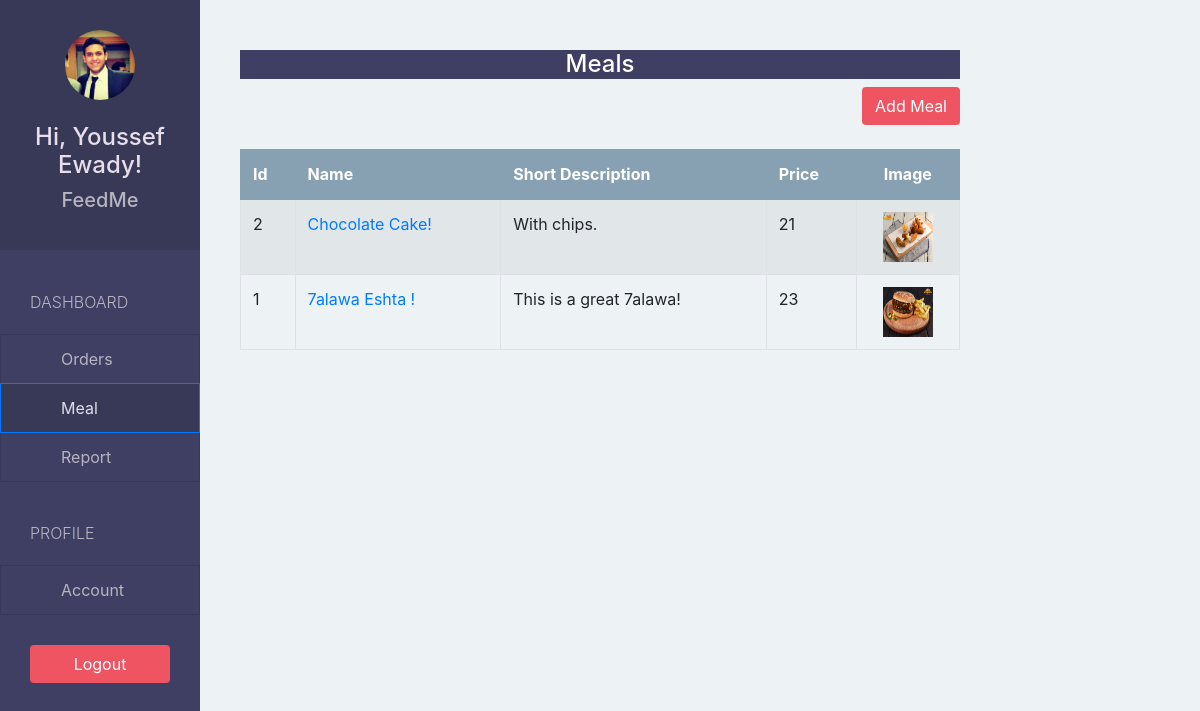
Page /restaurant/meal/ (signed in) on the committed database.
### foodtaskerapp/models.py (models this page shows, shortened)
class Restaurant(models.Model):
    user = models.OneToOneField(User, on_delete=models.CASCADE, related_name='restaurant')
    name = models.CharField(max_length=500)
    phone = models.CharField(max_length=500)
    address = models.CharField(max_length=500)
    logo = models.ImageField(upload_to='restaurant_logo/', blank=False)

class Meal(models.Model):
    restaurant = models.ForeignKey(Restaurant, on_delete=models.CASCADE)
    name = models.CharField(max_length=500)
    short_description = models.CharField(max_length=500)
    image = models.ImageField(upload_to='meal_images/', blank=False)
    price = models.IntegerField(default=0)

### foodtaskerapp/views.py (the view)
# urls.py: url(r'^restaurant/meal/$', views.restaurant_meal, name = 'restaurant-meal'),
@login_required(login_url='/restaurant/sign-in/')
def restaurant_meal(request):
    meals = Meal.objects.filter(restaurant = request.user.restaurant).order_by("-id")
    return render(request, 'restaurant/meal.html', {"meals": meals})

### foodtaskerapp/templates/restaurant/meal.html
{% extends 'restaurant/base.html'%}
{% block page %}
  <div class="panel">
    <div class="panel-heading bg-blue">
      <h4 class="panel-tittle text-center text-white">Meals</h4>
    </div>
      <div class="panel-body">
        <div class="text-right">
          <a href="{% url 'restaurant-add-meal' %}" class="btn btn-pink">Add Meal</a>
          <br/>
          <br/>
        </div>
        <table class="table table-bordered table-hover table-striped">
          <thead>
            <tr class="bg-gray text-white">
              <th>Id</th>
              <th>Name</th>
              <th>Short Description</th>
              <th>Price</th>
              <th class="text-center">Image</th>
            </tr>
          </thead>
          <tbody>
            {% for meal in meals %}
              <tr>
                <td scope="row">{{ meal.id }}</td>
                <td><a href="{% url 'restaurant-edit-meal' meal.id %}">{{ meal.name }}</a></td>
                <td>{{ meal.short_description }}</td>
                <td>{{ meal.price }}</td>
                <td class="text-center"><img class="img-rounded"
                  src="{{ MEDIA_URL }}{{ meal.image }}" width="50" height="50"></td>
              </tr>
            {% endfor %}
          </tbody>
        </table>
      </div>
    </div>
  </div>
{% endblock %}

### foodtaskerapp/templates/restaurant/base.html (shortened to what this page needs)
{% extends 'base.html' %}
{% block sidebar %}
    {% url 'restaurant-order' as restaurant_order_url %}
    {% url 'restaurant-meal' as restaurant_meal_url %}
    {% url 'restaurant-report' as restaurant_report_url %}
    {% url 'restaurant-account' as restaurant_account_url %}
    <div class="text-center">
      <img class="rounded-circle" src="{{ MEDIA_URL }}{{ request.user.restaurant.logo }}"
          width="70" height="70"/>
      <br/>
      <br/>
      <h4>Hi, {{ request.user.get_full_name }}</h4>
      <h5>{{ request.user.restaurant.name }}</h5>
    </div>
    <div class="list-group">
      <span class="text-uppercase">Dashboard</span>
      <a href="{% url 'restaurant-order' %}"
          class="list-group-item  {% if request.path == restaurant_order_url %} active {% endif%}">
          Orders
        </a>
      <a href="{% url 'restaurant-meal' %}"
          class="list-group-item {% if request.path == restaurant_meal_url %} active {% endif%}">Meal</a>
      <a href="{% url 'restaurant-report' %}"
          class="list-group-item {% if request.path == restaurant_report_url %} active {% endif%}">Report</a>
      <span class="text-uppercase">Profile</span>
      <a href="{% url 'restaurant-account' %}"
      class="list-group-item {% if request.path == restaurant_account_url %} active {% endif%}">Account</a>
    </div>
    <div class="class text-center">
      <a href="{% url 'restaurant-sign-out' %}?next={{ request.path }}"
          class="btn btn-pink">Logout</a>
    </div>
{% endblock %}

### foodtaskerapp/templates/base.html (shortened to what this page needs)
{% load staticfiles %}
<!DOCTYPE html>
<html lang="en">
<head>
  <link rel="stylesheet" href="{% static 'css/bootstrap.min.css'%}">
  <link rel="stylesheet" href="{% static 'css/style.css'%}">
</head>
<body>
    <div class="container-fluid">
      <div class="row">
        <div class="col-lg-2 col-sm-2 sidebar">
          {% block sidebar %}{% endblock %}
        </div>
        <div class="col-lg-8 offset-2 content">
          {% block page %}{% endblock %}
        </div>
      </div>
</body>
</html>

### foodtaskerapp/static/css/style.css (style rules this page uses)
body { padding-top: 50px; background-color: #EDF2F5; overflow: auto; }
.bg-blue { background-color: #3F3F63; }
.bg-gray { background-color: #88A1B2; }
.text-white { color: white; }
.btn-pink { color: white; background-color: #EE5462; }
.sidebar { height: 100vh; position: fixed; top: 0; left: 0; padding: 0; background-color: #3F3F63; overflow: auto; }
.sidebar > div:first-child { padding: 30px 10px; font-weight: bold; font-size: 15px; background-color: #383957; }
.sidebar > div:first-child > h4 { color: #e8deeb; }
.sidebar > div:first-child > h5 { color: #b6b4c1; }
.sidebar .list-group { padding: 0; background-color: #3f3f63; }
.sidebar .list-group > span { color: #b6b4c1; display: black; margin-top: 20px; padding: 20px 30px; font-size: 16px; font-weight: 300; }
.sidebar .list-group .list-group-item, .sidebar .list-group .list-group-item:focus { background-color: #3F3F63; color: #b6b4c1; border-radius: 0; padding-left: 60px; padding-right: 30px; }
.sidebar .list-group .list-group-item.active, .sidebar .list-group .list-group-item:hover { background-color: #383957; color: #e0deeb; }
.sidebar > div:last-child { padding: 30px; }
.sidebar > div:last-child .btn { width: 100%; }
.content { padding: 0 40px; }
.table > thead > tr > th, .table > thead > tr > td { vertical-align: middle; }
.table, .table > thead > tr > th { border-color: #88A1B2; }

### rows in the picture
Meal: id "2", name "Chocolate Cake!", short_description "With chips.", price "21", image (picture)
Meal: id "1", name "7alawa Eshta !", short_description "This is a great 7alawa!", price "23", image (picture)

### other values in the picture
{{ request.user.get_full_name }} "Youssef Ewady!"
{{ request.user.restaurant.name }} "FeedMe"
